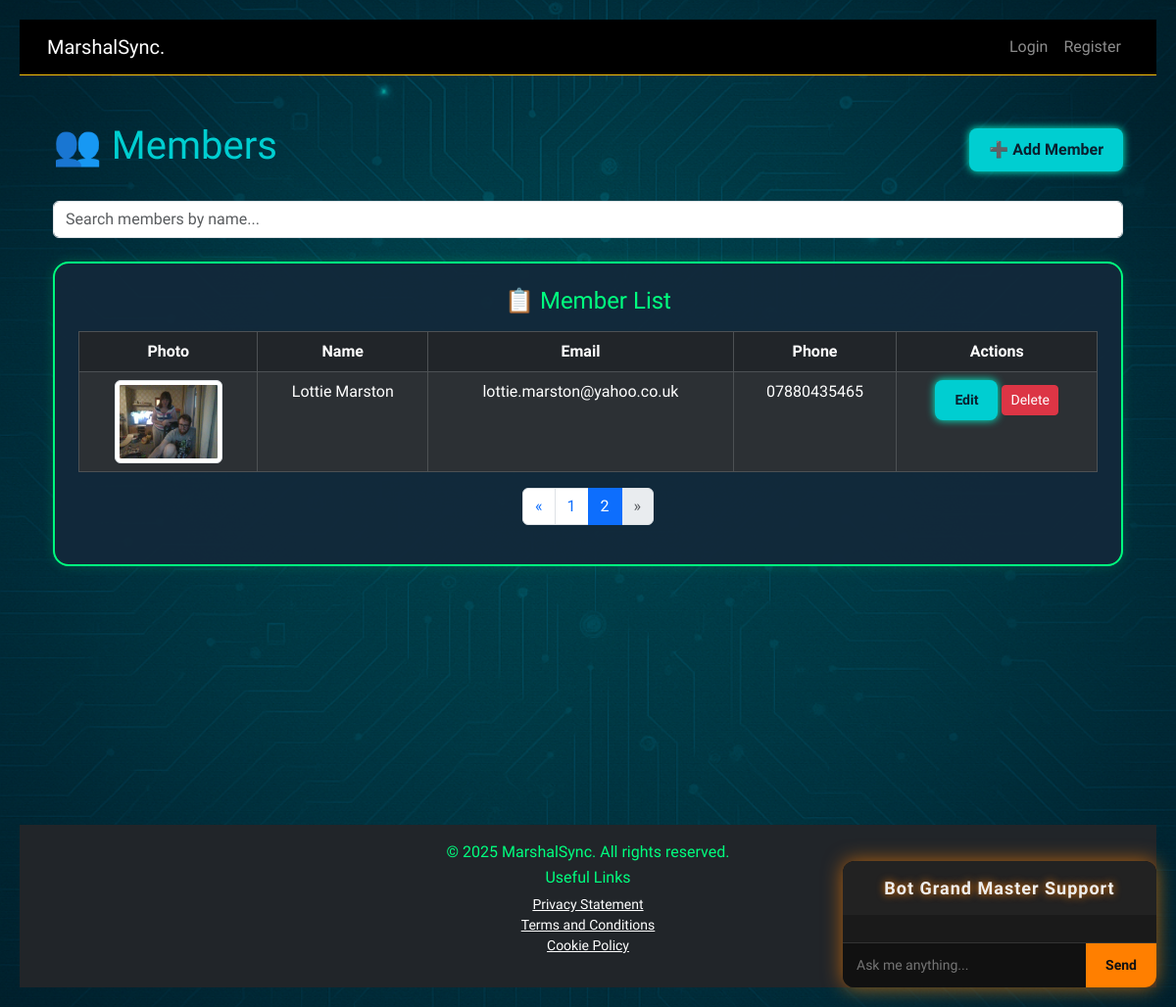
The app's page /members/?q=&page=2, older data.
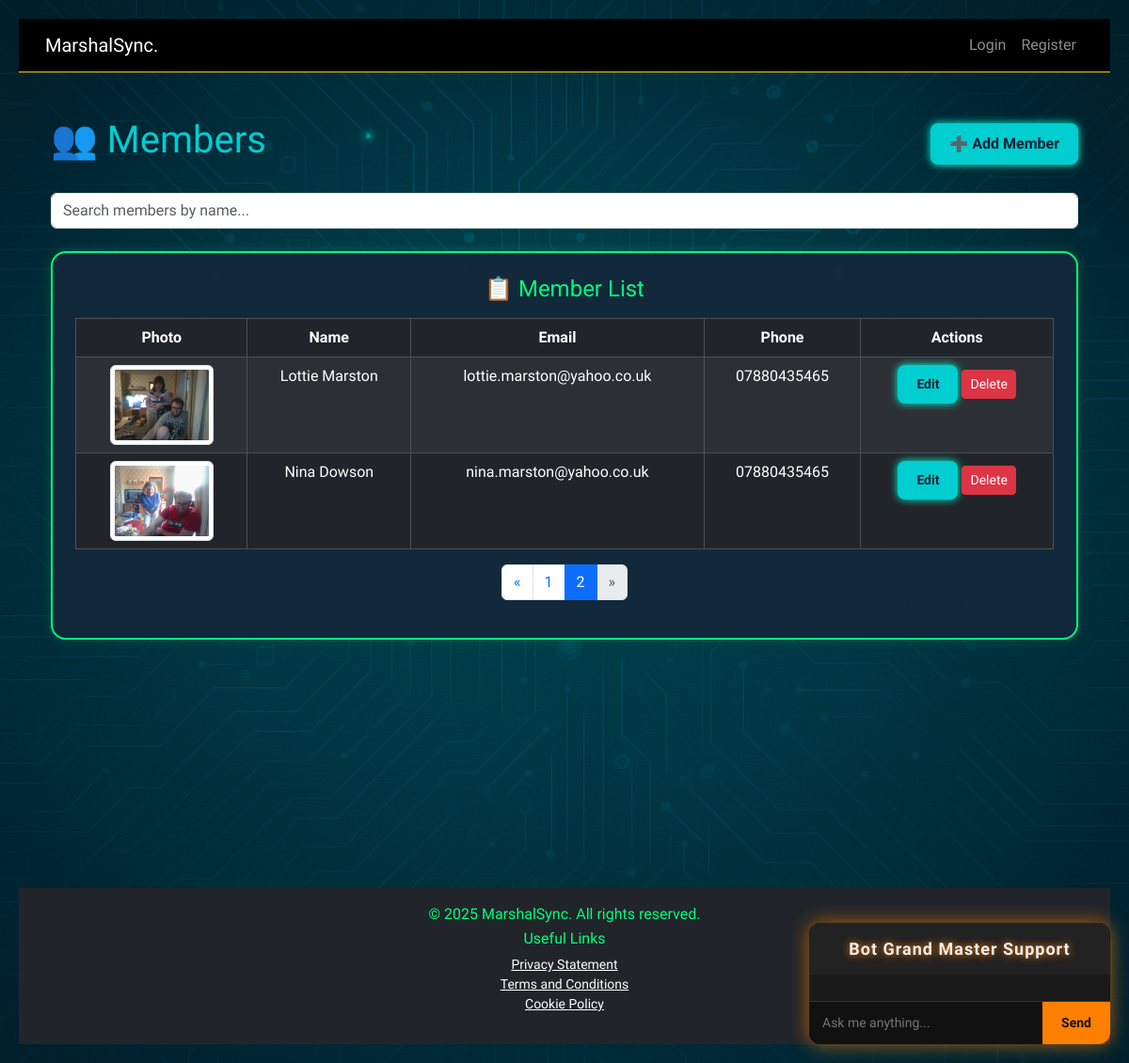
The same page, newer data.
### members/models.py (models this page shows, shortened)
class Member(models.Model):
    first_name = models.CharField(max_length=30)
    last_name = models.CharField(max_length=30)
    email = models.EmailField(unique=True)
    phone_number = models.CharField(max_length=20, blank=True, null=True)
    address = models.TextField(blank=True, null=True)
    join_date = models.DateField(auto_now_add=True)
    profile_picture = models.ImageField(upload_to='profile_pics/', blank=True, null=True)
    roles = models.ManyToManyField(Role, blank=True)

### members/views.py (the view)
# urls.py: path("", views.members_list, name="members_list"),
def members_list(request):
    query = request.GET.get("q", "")
    members = Member.objects.all()
    if query:
        members = members.filter(first_name__icontains=query) | members.filter(last_name__icontains=query)
    for m in members:
        m.role_ids = list(m.roles.values_list('id', flat=True))
    paginator = Paginator(members, 10)
    page_number = request.GET.get("page")
    page_obj = paginator.get_page(page_number)
    context = {
        "members": page_obj,
        "query": query,
        "roles": Role.objects.all(),
    }
    return render(request, "members/members_list.html", context)

### members/templates/members/members_list.html (shortened to what this page needs)
{% extends 'layout.html' %}
{% block content %}
<div class="container py-4">
  <div class="d-flex justify-content-between align-items-center mb-4">
    <h1 class="text-glow">👥 Members</h1>
    <button type="button" class="btn btn-warning" data-bs-toggle="modal" data-bs-target="#memberModal" id="addMemberBtn">
      ➕ Add Member
    </button>
  </div>
  <form method="GET" class="mb-4">
    <input type="text" name="q" value="{{ query }}" class="form-control" placeholder="Search members by name..." />
  </form>
  <div class="tile">
    <h4 class="mb-3">📋 Member List</h4>
    <table class="table table-dark table-striped table-bordered rounded">
      <thead>
        <tr>
          <th>Photo</th>
          <th>Name</th>
          <th>Email</th>
          <th>Phone</th>
          <th>Actions</th>
        </tr>
      </thead>
      <tbody>
        {% for member in members %}
        <tr>
          <td>
            {% if member.profile_picture %}
              <img src="{{ member.profile_picture.url }}" alt="{{ member.first_name }}" class="img-thumbnail" style="max-height: 110px; max-width: 110px;">
            {% else %}
              <span class="text-muted">No photo</span>
            {% endif %}
          </td>
          <td>{{ member.first_name }} {{ member.last_name }}</td>
          <td>{{ member.email }}</td>
          <td>{{ member.phone_number }}</td>
          <td>
            <a href="#"
               class="btn btn-sm btn-warning edit-member-btn"
               data-id="{{ member.pk }}"
               data-first_name="{{ member.first_name|escapejs }}"
               data-last_name="{{ member.last_name|escapejs }}"
               data-email="{{ member.email|escapejs }}"
               data-phone_number="{{ member.phone_number|escapejs }}"
            >Edit</a>
            <form action="{% url 'members:delete_member' member.pk %}" method="POST" style="display:inline;">
              <button type="submit" class="btn btn-sm btn-danger" onclick="return confirm('Delete this member?');">Delete</button>
            </form>
          </td>
        </tr>
        {% empty %}
        <tr><td colspan="5">No members found.</td></tr>
        {% endfor %}
      </tbody>
    </table>
    <nav aria-label="Members pagination" class="mt-3">
      <ul class="pagination justify-content-center">
        {% if members.has_previous %}
          <li class="page-item"><a class="page-link" href="?q={{ query }}&page={{ members.previous_page_number }}">&laquo;</a></li>
        {% else %}
          <li class="page-item disabled"><span class="page-link">&laquo;</span></li>
        {% endif %}
        {% for num in members.paginator.page_range %}
          {% if members.number == num %}
            <li class="page-item active"><span class="page-link">{{ num }}</span></li>
          {% elif num > members.number|add:'-3' and num < members.number|add:'3' %}
            <li class="page-item"><a class="page-link" href="?q={{ query }}&page={{ num }}">{{ num }}</a></li>
          {% endif %}
        {% endfor %}
        {% if members.has_next %}
          <li class="page-item"><a class="page-link" href="?q={{ query }}&page={{ members.next_page_number }}">&raquo;</a></li>
        {% else %}
          <li class="page-item disabled"><span class="page-link">&raquo;</span></li>
        {% endif %}
      </ul>
    </nav>
  </div>
</div>
{% endblock %}

Row changes from the older to the newer data that the page shows:
added Member: profile_picture (picture), first_name "Nina", last_name "Dowson", email "nina.marston@yahoo.co.uk", phone_number "07880435465"
